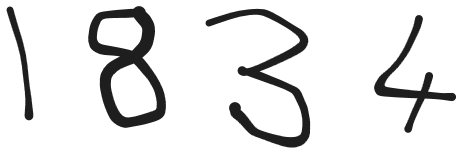
#> input picture Projects/MNIST/images/mnist_test.png, 462 x 153 px, found by its file name
$ jupyter execute --allow-errors multi_digit_classification.ipynb   (shell and % lines are left out)
#> lines starting #> are read from the running program, lines starting #| are printed output that depends on the picture; after the words box and inside, x2 and y2 are one past the last pixel; in counts of white or black regions, pixels touching at a corner belong together
# Deep Learning with PyTorch: Multi handwritten Digit Recognition based on MNIST dataset

This project involves training a neural network on the MNIST dataset to recognize handwritten digits. The trained model is then applied to classify multi-digit images, showcasing its ability to identify numerical characters.

### Importing Libraries

[cell 1]
# PyTorch Library
import torch

# PyTorch Neural Network
from torch import nn, optim

# Pytorch dataset
from torchvision import datasets

# Allows us to transform tensors
import torchvision.transforms as transforms

# Open CV
import cv2

# Package for visualization
import matplotlib.pylab as plt

# Numpy for array vector
import numpy as np

# Setting the seed will allow us to control randomness and give us reproducibility
torch.manual_seed(2);
#> (this line was passed over: torch is not available in this run)

# Part I: Create model using MNIST data

### Data Loading and Visualization

Load train and validation data

#> (a cell that did not finish here is left out)

Create train and validation dataloader object

#> (a cell that did not finish here is left out)

Once, we've load data, it is a good practice to take a loot at a sample data

#> (a cell that did not finish here is left out)

Visualize some samples from our data

[cell 5]
fig = plt.figure()
#> (the rest of this cell did not finish here and is left out)

### Neural Network Model Definition

Now, we can proceed to the model creation

[cell 6]
# [12 lines left out: function create_model, not called in this run]

[cell 7]
# [43 lines left out: function train, not called in this run]

### Training Setup

#> (a cell that did not finish here is left out)

### Train the model

#> (a cell that did not finish here is left out)

## Evaluate the model

[cell 10]
fig, ax1 = plt.subplots()
color = 'tab:red'
#> (the rest of this cell did not finish here and is left out)

# Let's test the model using a sample from the validation data

#> (a cell that did not finish here is left out)

#> (a cell that did not finish here is left out)

[cell 13]
# [21 lines left out: function view_classify, not called in this run]

#> (a cell that did not finish here is left out)

# Part II: Multi-digit classification

### Read the sample image

[cell 15]
img_path = "mnist_test.png"
sample_image = cv2.imread(img_path)
#> sample_image is the input picture: shape (153, 462, 3); min 30, max 255, mean 227.5

### Visualize the sample image

[cell 16]
image_gray = cv2.cvtColor(sample_image, cv2.COLOR_BGR2GRAY)
image_copy = image_gray.copy()
plt.imshow(image_gray, cmap='gray')
plt.axis('off');

### Increase thickness of digits

[cell 17]
# Dilate image
kernel_one = np.ones((1,1), np.uint8) # The kernel
img_dilation = cv2.dilate(image_gray, kernel_one, iterations=1)

# Detect egde
edged = cv2.Canny(img_dilation, 30, 200)
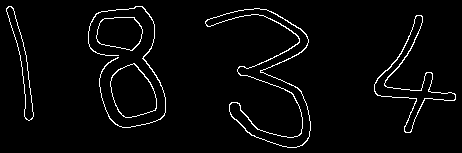
#> edged: shape (153, 462); 3.3% white in thin lines or dots

# Dilate image
kernel_three = np.ones((3,3), np.uint8) # Another kernel
edged_image = cv2.dilate(edged, kernel_three, iterations=1)
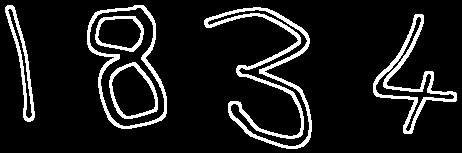
#> edged_image: shape (153, 462); 10.6% white; 6 white regions

[cell 18]
plt.imshow(edged_image, cmap='gray');
plt.axis('off');

### Detect contours and segmentation

[cell 19]
# Contours
contours, _ = cv2.findContours(edged_image, cv2.RETR_EXTERNAL, cv2.CHAIN_APPROX_SIMPLE)
#> contours = 4 contours; box (x1, y1, x2, y2) and area: (87, 5, 167, 129) 6952, (204, 7, 312, 149) 3888, (373, 14, 457, 134) 2178, (5, 5, 35, 122) 1007

# Segmentation
cnts = sorted(contours, key = cv2.boundingRect)
#> cnts has the same summary as contours

### Rectangle the detected digits

[cell 20]
# Store segmented images
image_list = []
for c in cnts:
    x_coor, y_coor, width, height = cv2.boundingRect(c)
    region = 255 - image_copy[y_coor:y_coor+height, x_coor:x_coor+width]
    image_list.append(region)
    cv2.rectangle(image_gray, (x_coor, y_coor), (x_coor+width, y_coor+height), (36, 255, 12), 2)
#> this loop made 4 passes
#> (x_coor, y_coor, width, height) on passes 1 to 4: (5, 5, 30, 117), (87, 5, 80, 124), (204, 7, 108, 142), (373, 14, 84, 120)
#> pass 1, `region = 255 - image_copy[y_coor:y_coor+height, x_coor:x_coor+width]`:
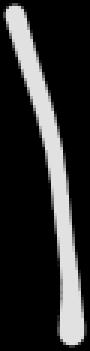
#> region: shape (117, 30) (shown 3 times larger); min 0, max 225, mean 46
#> pass 2, `region = 255 - image_copy[y_coor:y_coor+height, x_coor:x_coor+width]`:
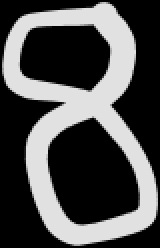
#> region: shape (124, 80) (shown 2 times larger); min 0, max 225, mean 79.1
#> pass 3, `region = 255 - image_copy[y_coor:y_coor+height, x_coor:x_coor+width]`:
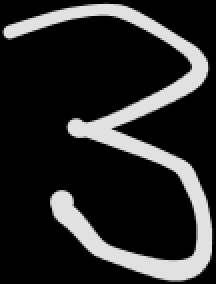
#> region: shape (142, 108) (shown 2 times larger); min 0, max 225, mean 42
#> after the loop:
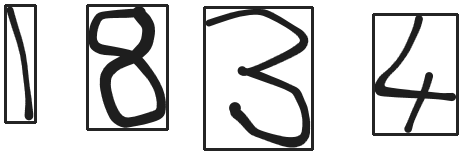
#> image_gray: shape (153, 462); min 30, max 255, mean 212.6
#> after the loop, image_list = 4 items

### Visualize the segmented image

[cell 21]
plt.imshow(image_gray, cmap='gray')
plt.axis('off')
plt.title('Segmented Digits with Rectangles')
plt.show()

### Display individual segmented images

[cell 22]
plt.figure(figsize=(10, 2))
for i, digit in enumerate(image_list, 1):
    plt.subplot(1, len(image_list), i)
    plt.imshow(digit, cmap='gray')
    plt.axis('off')
#> this loop made 4 passes
plt.show()

### Add border
This process is inspired by the fact that each images in the MNIST has border.

[cell 23]
# Adding border

# Modify segmented images
image_list_border = []
border_frac = 0.3
for im in image_list:
    # add padding of black border
    img_with_border = cv2.copyMakeBorder(
        im,
        int(np.ceil(im.shape[1]*border_frac)),
        int(np.ceil(im.shape[1]*border_frac)),
        int(np.ceil(im.shape[0]*border_frac)),
        int(np.ceil(im.shape[0]*border_frac)),
        cv2.BORDER_CONSTANT,
        value=0
    )

    # Add the modified image to the list
    image_list_border.append(img_with_border)
#> this loop made 4 passes
#> pass 3, `img_with_border = cv2.copyMakeBorder( im, int(np.ceil(im.shape[1]*bord..`:
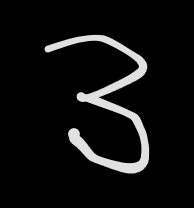
#> img_with_border: shape (208, 194); min 0, max 225, mean 16
#> after the loop, image_list_border = 4 items

[cell 24]
# Display individual segmented images
plt.figure(figsize=(10, 2))
for i, digit in enumerate(image_list_border, 1):
    plt.subplot(1, len(image_list), i)
    plt.imshow(digit, cmap='gray')
    plt.axis('off')
plt.show()
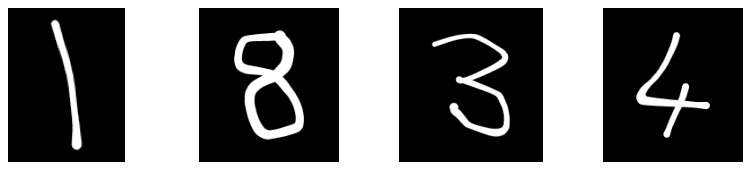
#> figure drawn by matplotlib, 4 panels

## Resize the extracted number
To accommodate the input requirements of the model, which only accepts images with a size of 28x28 pixels, it is necessary to resize the extracted number. This can be achieved through a resizing operation to adjust the dimensions of the image to 28x28 pixels while preserving its numerical content.

[cell 25]
# Resize
resized_image = []
plt.figure(figsize=(10, 2))
for i, digit in enumerate(image_list_border, 1):
    image = cv2.resize(digit, (28, 28), interpolation = cv2.INTER_AREA)
    _, image = cv2.threshold(image, 0, 255, cv2.THRESH_OTSU)

    # Store it in the list
    resized_image.append(image)
#> this loop made 4 passes
#> pass 1, `_, image = cv2.threshold(image, 0, 255, cv2.THRESH_OTSU)`:
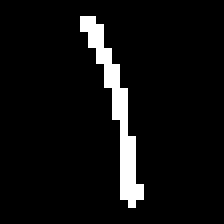
#> image: shape (28, 28) (shown 8 times larger); 6.1% white in thin lines or dots, all inside (x1, y1, x2, y2) = (10, 2, 18, 26)
#> after the loop, resized_image = 4 items

### Visualize the resized image

[cell 26]
plt.figure(figsize=(10, 2))
for i, digit in enumerate(resized_image, 1):
    plt.subplot(1, len(image_list_border), i)
    plt.imshow(digit, cmap='gray')
    plt.axis('off')
plt.show()
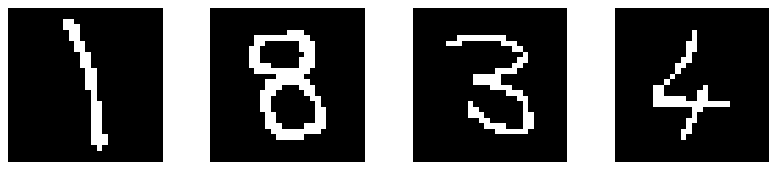
#> figure drawn by matplotlib, 4 panels
